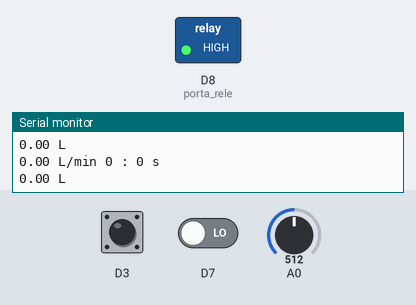
Bench run of a sketch on a simulated ESP8266 (NodeMCU). Parts: switched loads named in the sketch (green lamp = pin HIGH), the last lines printed to the serial monitor. Inputs (shaded band) come from the test bench; at power-on: A0 = 512, D3 HIGH, D7 LOW. WiFi joins after 1.5 s; servers stay silent unless stated.

Above: at 2.7 s.
2.8 s: A0 set to 904
9.7 s: A0 set to 936
At 15.2 s:
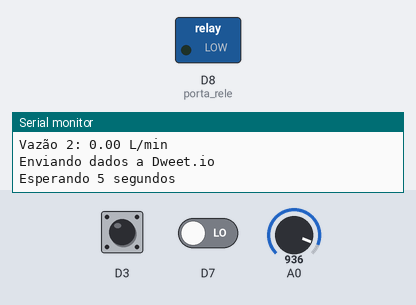
21.9 s: A0 set to 910
At 27.7 s:
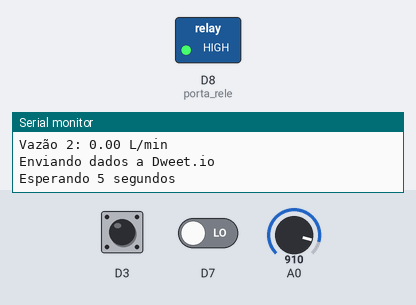
28.8 s: A0 set to 928
At 33.9 s:
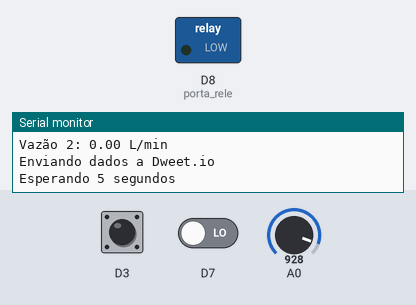
Timing chart, 0 to 35.4 s (numbered marks = the images above; inputs shaded):
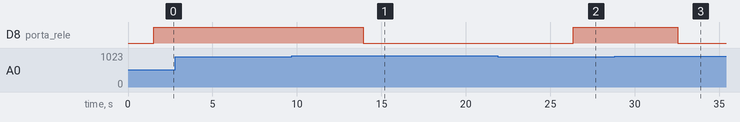

Measured:
- the behaviour switches between 920 and 921 on A0 (found by bisection; images 0 and 1)
- after the input at 9.7 s, D8 (porta_rele): HIGH → LOW after 4.2 s
- after the input at 21.9 s, D8 (porta_rele): LOW → HIGH after 4.4 s
- after the input at 28.8 s, D8 (porta_rele): HIGH → LOW after 3.8 s

The sketch:

sketch_aug13a.ino
```cpp
#include <ESP8266WiFi.h>

float SFA, SFA2, Litros = 0, Litros2 = 0, Mililitros = 0, Mililitros2 = 0, media = 0, media2 = 0; //Variável para armazenar o valor em L/min
int atual, SNA, contaPulso, contaPulso2, Min = 0, Min2 = 0 , i = 0, i2 = 0; //Variável para a quantidade de pulsos

String apiKey = "HFEOKU9I2OETJURD";             // Poner el API KEY del canal de Thingspeak entre las comillas
const char* ssid = "PROF_UESC";                    // Poner el nombre de la red WiFi entre las comillas
const char* password = "ProFUesC20@10!&(";             // Poner la contraseña de la red WiFi entre las comillas
const char* server = "dweet.io";


/*const char* ssid = "Blue";                    // Poner el nombre de la red WiFi entre las comillas
const char* password = "ewmg1726";*/

String rele; // salvara a string "ON" quando relé estiver ligado e "Off" quando estiver desligado.
int porta_rele = D8; // porta digital do Relé

WiFiClient client;


void setup(){
    pinMode(porta_rele, OUTPUT);
    Serial.begin(115200);                             // Poner monitor serie a 115200 baudios
    delay(10);


    attachInterrupt(D3, incpulso, RISING);
    attachInterrupt(D7, incpulso2, RISING);


    WiFi.begin(ssid, password);

    Serial.print("\n\nConectando a WiFi ");
    Serial.println(ssid);

    WiFi.begin(ssid, password);

    while (WiFi.status() != WL_CONNECTED){ // imprime "...." até criar um conexão com a rede wireless
      delay(500);
      Serial.print(".");
    }

    Serial.println("");
    Serial.print("Conexion satisfactoria a WiFi ");
    Serial.println(ssid);

}

void loop() {

    SNA = analogRead(A0); // lê o valor analógico do SNA

    if(SNA > 920 ){
        rele = "off";
        digitalWrite(porta_rele,  LOW); // Desliga
    }else{
        rele = "On";
        digitalWrite(porta_rele, HIGH); // Liga
    }
      // Salva na variavél atual, qual é o nivel lido no SNA
         if(SNA >= 920) atual = 1;
          if(SNA >= 918 && SNA <= 919) atual = 2;  // Valores obtidos através de teste
           if(SNA >= 915 && SNA <= 917) atual = 3;
            if(SNA >= 909 && SNA <= 914) atual = 4;
             if(SNA >= 899 && SNA <= 908) atual = 5;
              if(SNA >= 888 && SNA <= 898) atual = 6;
               if(SNA >= 871 && SNA <= 887) atual = 7;


    contaPulso = 0;
    contaPulso2 = 0;

    sei();        //Habilita interrupção
    delay (1000); //Aguarda 1 segundo
    cli();        //Desabilita interrupção


  //------------------------------------------------------------------------------------ Trecho do código responsavel por fazer o calculo do gasto da água  SFA 1 -----------------------------------------------
     SFA  = contaPulso / 5.5; //Converte para L/min
     media += SFA; //Soma a vazão para o calculo da media
     i++;
     Serial.println(String(SFA) + " L/min " + String(Min) + " : " + String(i) + " s " ); //Escreve no display o valor da vazão
     Mililitros = SFA / 60;
     Litros += Mililitros;
     Serial.println(String(Litros) + " L " );

     // Neste conjunto de linhas fizemos a média das leituras obtidas a cada 1 minuto
     if (i == 60){
     Min++;

     media = media / 60 * Min ; //faz a média
     Serial.print("Media por minuto = "  + String(media) + " L/min "); //Imprime a frase Media por minuto =

      i = 0; //Zera a variável i para uma nova contagem
     }

 //------------------------------------------------------------------------------------ Trecho do código responsavel por fazer o calculo do gasto da água  SFA 2 -----------------------------------------------
     SFA2  = contaPulso2 / 5.5; //Converte para L/min
     media2 += SFA2; //Soma a vazão para o calculo da media
     i++;
     Serial.println(String(SFA2) + " L/min " + String(Min2) + " : " + String(i2) + " s " ); //Escreve no display o valor da vazão
     Mililitros2 = SFA2 / 60;
     Litros2 += Mililitros2;
     Serial.println(String(Litros2) + " L " );

     // Neste conjunto de linhas fizemos a média das leituras obtidas a cada 1 minuto
     if (i2 == 60){
     Min2++;

     media2 = media2 / 60 * Min2 ; //faz a média
     Serial.print("Media por minuto = "  + String(media2) + " L/min "); //Imprime a frase Media por minuto =

      i2 = 0; //Zera a variável i para uma nova contagem
     }


// -----------------------------------------------------------------------------------------------------------------------------------------------------------------------------------------------------------


   // SFA = contaPulso / 5.5; //Converte para L/min
   // SFA2 = contaPulso2 / 5.5; //Converte para L/min

    if (client.connect(server,80)) {

        client.print(String("POST /dweet/for/iotaguassv2?SensorFluxo1=")  + String(SFA) + "&SensorFluxo2=" + String(SFA2) + "&SensorNivel=" + String(atual) + "&Rele=" + String(rele) +  " HTTP/1.1\r\n" + "Host: " + server + "\r\n" + "Connection: close\r\n\r\n");

        Serial.println("###############################");

        Serial.println("Sensor Level: " + String(SNA));
        Serial.println("Relé " + String(rele));
        Serial.print("Vazão 1: ");
        Serial.print(SFA); //Imprime na serial o valor da vazão
        Serial.println(" L/min"); //Imprime L/min

        Serial.print("Vazão 2: ");
        Serial.print(SFA2); //Imprime na serial o valor da vazão
        Serial.println(" L/min"); //Imprime L/min

        Serial.println("Enviando dados a Dweet.io");
    }

    client.stop();

    Serial.println("Esperando 5 segundos");
    delay(5000);
}


void incpulso ()
{
    contaPulso++; //Incrementa a variável de contagem dos pulsos
}

void incpulso2 ()
{
    contaPulso2++; //Incrementa a variável de contagem dos pulsos
}
```
